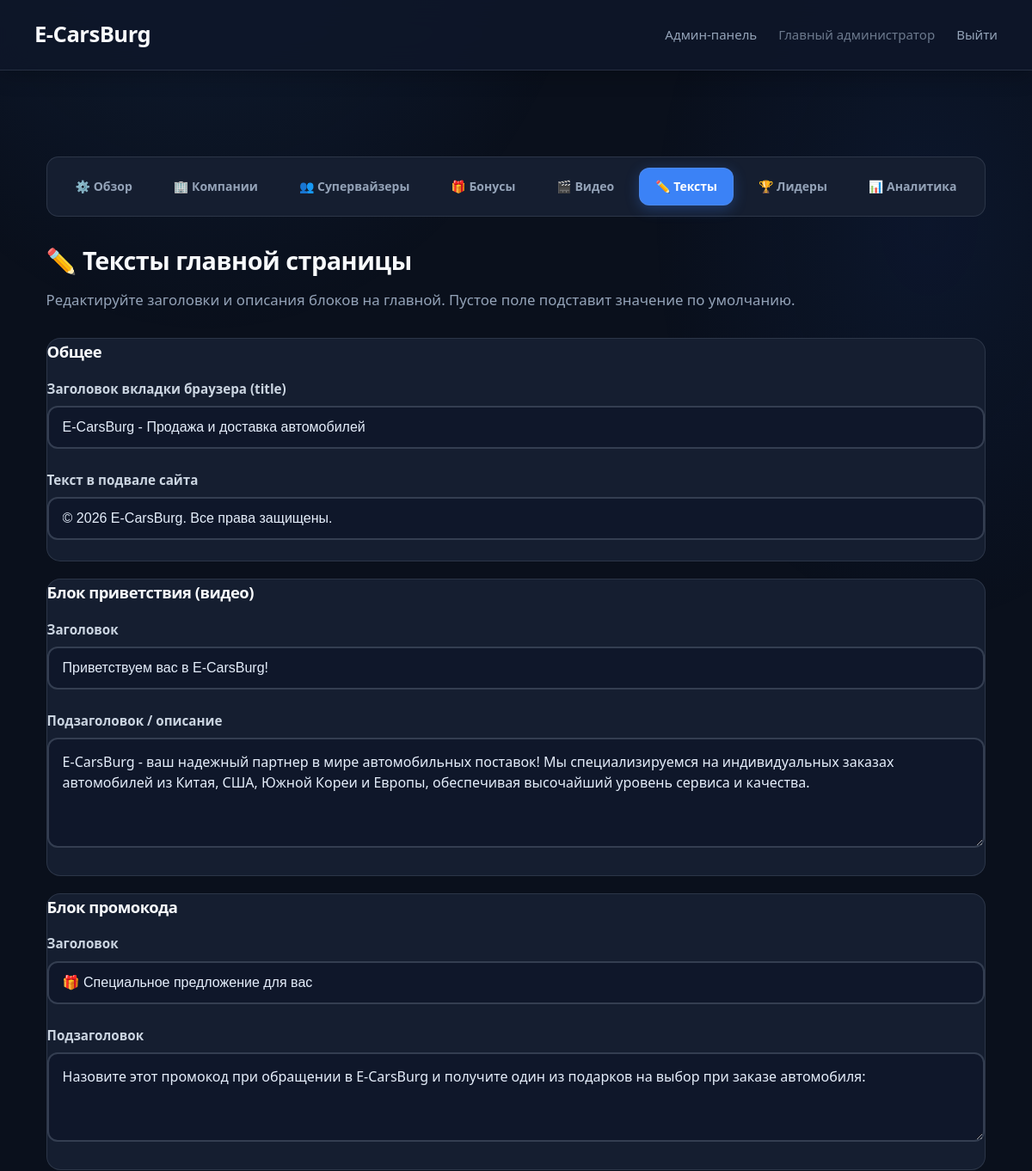
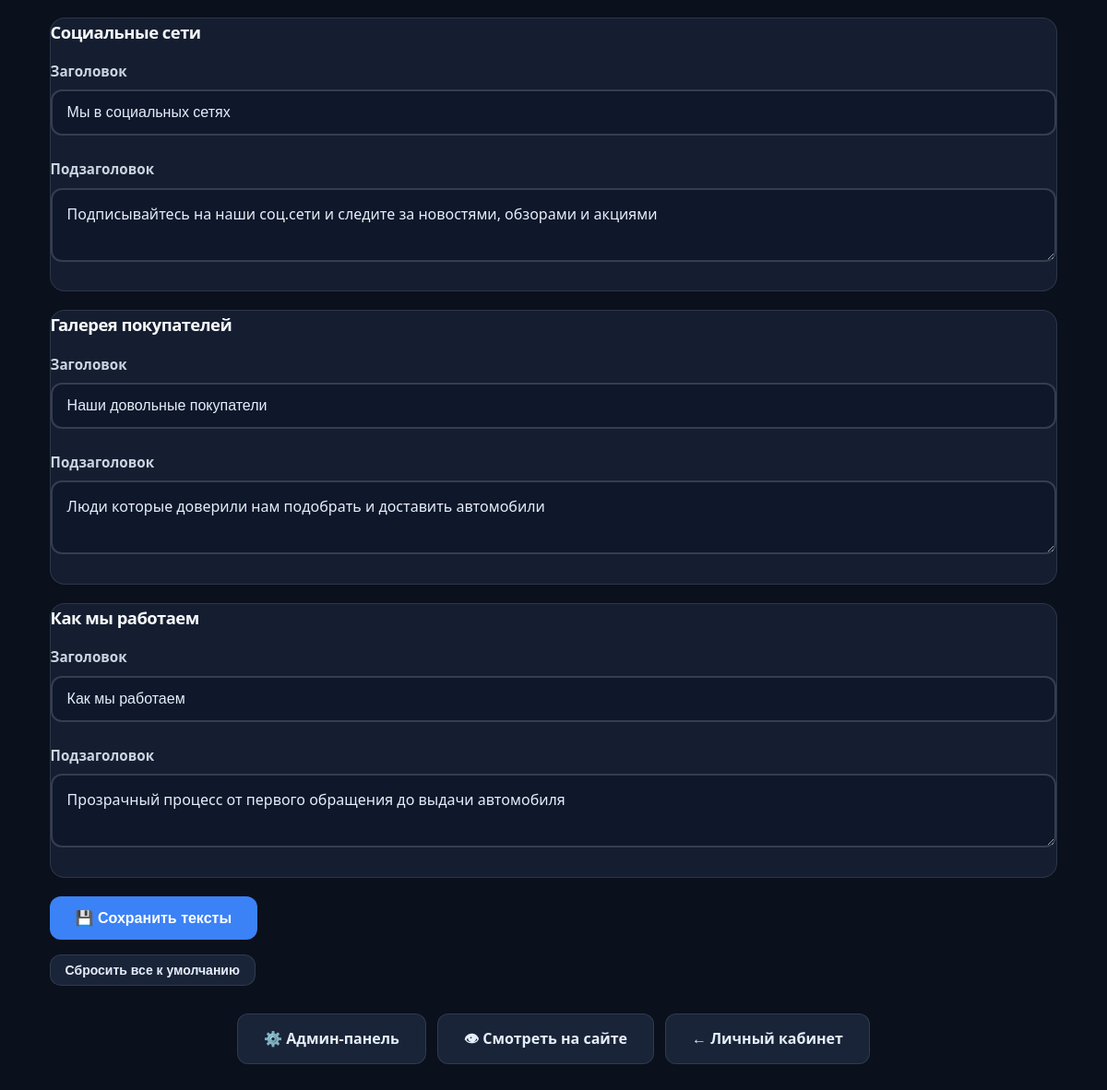
The app's page /admin/texts (signed in) with its own data (2 pictures, top to bottom).
### models.py (models this page shows, shortened)
class Company(Base):
    __tablename__ = 'companies'
    id: Mapped[int] = mapped_column(primary_key=True, index=True)
    name: Mapped[str] = mapped_column(String(100), nullable=False)
    slug: Mapped[str] = mapped_column(String(50), unique=True, index=True, nullable=False)
    description: Mapped[str] = mapped_column(Text, nullable=True)
    email: Mapped[str] = mapped_column(String(100), unique=True, nullable=False)
    password_hash: Mapped[str] = mapped_column(String(255), nullable=False)
    is_admin: Mapped[bool] = mapped_column(Boolean, default=False)
    role: Mapped[str] = mapped_column(String(20), default=ROLE_PARTNER, nullable=False, index=True)
    created_by_id: Mapped[int] = mapped_column(ForeignKey('companies.id'), nullable=True, index=True)
    created_at: Mapped[datetime] = mapped_column(DateTime, default=datetime.utcnow)
    clicks: Mapped[list["ClickEvent"]] = relationship(
        "ClickEvent",
        back_populates="company",
        cascade="all, delete-orphan"
    )
    created_by = relationship("Company", remote_side=[id], foreign_keys=[created_by_id])
    @property
    def is_authenticated(self):
        return True
    def get_role(self) -> str:
        if self.role:
            return self.role
        return ROLE_ADMIN if self.is_admin else ROLE_PARTNER
    @property
    def is_main_admin(self) -> bool:
        return self.get_role() == ROLE_ADMIN
    @property
    def role_label(self) -> str:
        return {
            ROLE_ADMIN: 'Главный администратор',
            ROLE_SUPERVISOR: 'Супервайзер',
            ROLE_PARTNER: 'Партнёр',
        }.get(self.get_role(), 'Пользователь')

class SiteSetting(Base):
    __tablename__ = 'site_settings'
    id: Mapped[int] = mapped_column(primary_key=True, index=True)
    key: Mapped[str] = mapped_column(String(100), unique=True, nullable=False, index=True)
    value: Mapped[str] = mapped_column(Text, nullable=True)
    updated_at: Mapped[datetime] = mapped_column(DateTime, default=datetime.utcnow, onupdate=datetime.utcnow)

### app.py (the view, shortened to what this page needs)
@app.route('/admin/texts', methods=['GET', 'POST'])
@admin_required
def admin_texts():
    db = SessionLocal()
    try:
        texts = get_site_texts(db)
        return render_template('admin_texts.html', texts=texts, defaults=TEXT_DEFAULTS)
    finally:
        db.close()

### app.py (called while the page is built)
def get_site_texts(db):
    texts = {}
    for key, default in TEXT_DEFAULTS.items():
        texts[key] = get_setting(db, f'text_{key}', default)
    return texts

def get_setting(db, key, default=None):
    row = db.query(SiteSetting).filter(SiteSetting.key == key).first()
    return row.value if row and row.value else default

@login_manager.user_loader
def load_user(user_id):
    db = SessionLocal()
    try:
        return db.get(Company, int(user_id))
    finally:
        db.close()

def admin_required(f):
    from functools import wraps
    @wraps(f)
    @login_required
    def decorated_function(*args, **kwargs):
        if not current_user.is_main_admin:
            flash('Доступ запрещён. Только для главного администратора.', 'error')
            return redirect(url_for('post_login_redirect'))
        return f(*args, **kwargs)
    return decorated_function

### templates/admin_texts.html (shortened to what this page needs)
{% extends "admin_base.html" %}
{% set active_nav = "texts" %}
{% block content %}
        <h1>✏️ Тексты главной страницы</h1>
        <p>Редактируйте заголовки и описания блоков на главной. Пустое поле подставит значение по умолчанию.</p>
        <form method="POST" class="texts-form">
            <section class="admin-section" style="margin-bottom: 20px;">
                <h2>Общее</h2>
                <div class="form-group">
                    <label for="page_title">Заголовок вкладки браузера (title)</label>
                    <input type="text" id="page_title" name="page_title" value="{{ texts.page_title }}" maxlength="200">
                </div>
                <div class="form-group">
                    <label for="footer_text">Текст в подвале сайта</label>
                    <input type="text" id="footer_text" name="footer_text" value="{{ texts.footer_text }}" maxlength="300">
                </div>
            </section>
            <section class="admin-section" style="margin-bottom: 20px;">
                <h2>Блок приветствия (видео)</h2>
                <div class="form-group">
                    <label for="hero_title">Заголовок</label>
                    <input type="text" id="hero_title" name="hero_title" value="{{ texts.hero_title }}" maxlength="200">
                </div>
                <div class="form-group">
                    <label for="hero_subtitle">Подзаголовок / описание</label>
                    <textarea id="hero_subtitle" name="hero_subtitle" rows="4" maxlength="1000">{{ texts.hero_subtitle }}</textarea>
                </div>
            </section>
            <section class="admin-section" style="margin-bottom: 20px;">
                <h2>Блок промокода</h2>
                <div class="form-group">
                    <label for="promo_title">Заголовок</label>
                    <input type="text" id="promo_title" name="promo_title" value="{{ texts.promo_title }}" maxlength="200">
                </div>
                <div class="form-group">
                    <label for="promo_subtitle">Подзаголовок</label>
                    <textarea id="promo_subtitle" name="promo_subtitle" rows="3" maxlength="500">{{ texts.promo_subtitle }}</textarea>
                </div>
            </section>
            <section class="admin-section" style="margin-bottom: 20px;">
                <h2>Социальные сети</h2>
                <div class="form-group">
                    <label for="social_title">Заголовок</label>
                    <input type="text" id="social_title" name="social_title" value="{{ texts.social_title }}" maxlength="200">
                </div>
                <div class="form-group">
                    <label for="social_subtitle">Подзаголовок</label>
                    <textarea id="social_subtitle" name="social_subtitle" rows="2" maxlength="500">{{ texts.social_subtitle }}</textarea>
                </div>
            </section>
            <section class="admin-section" style="margin-bottom: 20px;">
                <h2>Галерея покупателей</h2>
                <div class="form-group">
                    <label for="gallery_title">Заголовок</label>
                    <input type="text" id="gallery_title" name="gallery_title" value="{{ texts.gallery_title }}" maxlength="200">
                </div>
                <div class="form-group">
                    <label for="gallery_subtitle">Подзаголовок</label>
                    <textarea id="gallery_subtitle" name="gallery_subtitle" rows="2" maxlength="500">{{ texts.gallery_subtitle }}</textarea>
                </div>
            </section>
            <section class="admin-section" style="margin-bottom: 20px;">
                <h2>Как мы работаем</h2>
                <div class="form-group">
                    <label for="process_title">Заголовок</label>
                    <input type="text" id="process_title" name="process_title" value="{{ texts.process_title }}" maxlength="200">
                </div>
                <div class="form-group">
                    <label for="process_subtitle">Подзаголовок</label>
                    <textarea id="process_subtitle" name="process_subtitle" rows="2" maxlength="500">{{ texts.process_subtitle }}</textarea>
                </div>
            </section>
            <div style="display: flex; flex-wrap: wrap; gap: 12px; margin-top: 8px;">
                <button type="submit" class="btn btn-primary" style="width: auto;">💾 Сохранить тексты</button>
            </div>
        </form>
        <form method="POST" style="margin-top: 16px;" onsubmit="return confirm('Сбросить все тексты к значениям по умолчанию?')">
            <button type="submit" class="btn btn-small">Сбросить все к умолчанию</button>
        </form>
{% endblock %}
{% block footer_actions %}
        <div class="actions" style="margin-top: 30px;">
            <a href="{{ url_for('admin_dashboard') }}" class="btn">⚙️ Админ-панель</a>
            <a href="{{ url_for('index') }}" class="btn" target="_blank">👁 Смотреть на сайте</a>
            <a href="{{ url_for('dashboard') }}" class="btn">← Личный кабинет</a>
        </div>
{% endblock %}

### templates/admin_base.html (shortened to what this page needs)
<!DOCTYPE html>
<html lang="ru">
<head>
    <link rel="stylesheet" href="{{ url_for('static', filename='style.css') }}">
</head>
<body class="admin-theme">
    <nav class="top-nav">
        <a href="{{ url_for('index') }}" class="nav-brand">E-CarsBurg</a>
        <div class="nav-links">
            {% if current_user.is_main_admin %}
                <a href="{{ url_for('admin_dashboard') }}" class="nav-link">Админ-панель</a>
            {% elif current_user.is_supervisor %}
                <a href="{{ url_for('admin_companies') }}" class="nav-link">Панель супервайзера</a>
            {% endif %}
            <span class="nav-link" style="opacity:0.7;">{{ current_user.role_label }}</span>
            <a href="{{ url_for('logout') }}" class="nav-link">Выйти</a>
        </div>
    </nav>
    <div class="container {% block container_class %}wide{% endblock %}">
        <nav class="admin-nav" aria-label="Разделы админки">
            {% if current_user.is_main_admin %}
                <a href="{{ url_for('admin_dashboard') }}" class="btn {% if active_nav == 'dashboard' %}active{% endif %}">⚙️ Обзор</a>
                <a href="{{ url_for('admin_companies') }}" class="btn {% if active_nav == 'companies' %}active{% endif %}">🏢 Компании</a>
                <a href="{{ url_for('admin_supervisors') }}" class="btn {% if active_nav == 'supervisors' %}active{% endif %}">👥 Супервайзеры</a>
                <a href="{{ url_for('admin_bonuses') }}" class="btn {% if active_nav == 'bonuses' %}active{% endif %}">🎁 Бонусы</a>
                <a href="{{ url_for('admin_media') }}" class="btn {% if active_nav == 'media' %}active{% endif %}">🎬 Видео</a>
                <a href="{{ url_for('admin_texts') }}" class="btn {% if active_nav == 'texts' %}active{% endif %}">✏️ Тексты</a>
                <a href="{{ url_for('admin_leaderboard') }}" class="btn {% if active_nav == 'leaderboard' %}active{% endif %}">🏆 Лидеры</a>
                <a href="{{ url_for('admin_analytics') }}" class="btn {% if active_nav == 'analytics' %}active{% endif %}">📊 Аналитика</a>
            {% elif current_user.is_supervisor %}
                <a href="{{ url_for('admin_companies') }}" class="btn {% if active_nav == 'companies' %}active{% endif %}">🏢 Мои компании</a>
                <a href="{{ url_for('admin_add_company') }}" class="btn {% if active_nav == 'add_company' %}active{% endif %}">➕ Создать компанию</a>
            {% endif %}
        </nav>
        {% block content %}{% endblock %}
        {% block footer_actions %}{% endblock %}
    </div>
</body>
</html>

### records on screen
Company: role_label "Главный администратор"
SiteSetting: page_title "E-CarsBurg - Продажа и доставка автомобилей"
SiteSetting: footer_text "© 2026 E-CarsBurg. Все права защищены."
SiteSetting: hero_title "Приветствуем вас в E-CarsBurg!"
SiteSetting: hero_subtitle "E-CarsBurg - ваш надежный партнер в мире автомобильных поставок! Мы специализируемся на индивидуальных заказах автомобилей из Китая, США, Южной Кореи и Европы, обеспечивая высочайший уровень сервиса и качества."
SiteSetting: promo_title "🎁 Специальное предложение для вас"
SiteSetting: promo_subtitle "Назовите этот промокод при обращении в E-CarsBurg и получите один из подарков на выбор при заказе автомобиля:"
SiteSetting: social_title "Мы в социальных сетях"
SiteSetting: social_subtitle "Подписывайтесь на наши соц.сети и следите за новостями, обзорами и акциями"
SiteSetting: gallery_title "Наши довольные покупатели"
SiteSetting: gallery_subtitle "Люди которые доверили нам подобрать и доставить автомобили"
SiteSetting: process_title "Как мы работаем"
SiteSetting: process_subtitle "Прозрачный процесс от первого обращения до выдачи автомобиля"
